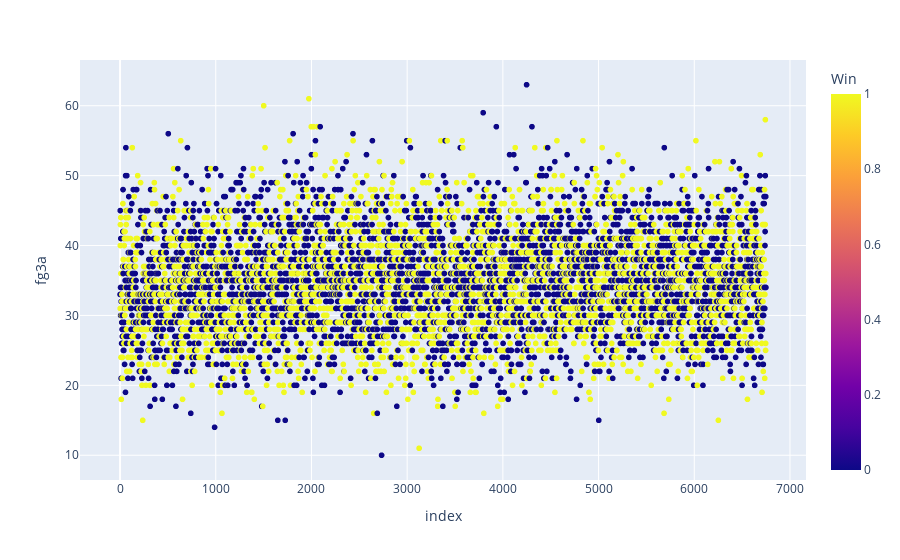

Source (notebook cell):
### Markdown cell above
From the boxplots above, there is no significant difference in the values of the studied variables between winning and losing teams.

One slight surprise is that it seems that losing teams have a slightly higher median and sitribution of values for fga. Otherwise the variables are very similar for winning and losing teams.

### Code cell
params_scatter = {'y': 'fg3a', 'color': 'Win'}
px.scatter(data_frame=team.game_data, **params_scatter)

### Figure 1 — Plotly figure (JSON) as saved in the notebook; plotly's stock layout.template omitted (floating-point values rounded to 4 significant figures; data arrays with more than 128 entries replaced by an {"elided": "..."} marker saying what was removed)
{"data": [{"hovertemplate": "index=%{x}<br>fg3a=%{y}<br>Win=%{marker.color}<extra></extra>", "legendgroup": "", "marker": {"color": {"elided": "6750 int values"}, "coloraxis": "coloraxis", "symbol": "circle"}, "mode": "markers", "name": "", "showlegend": false, "type": "scattergl", "x": {"elided": "6750 int values"}, "xaxis": "x", "y": {"elided": "6750 int values"}, "yaxis": "y"}], "layout": {"coloraxis": {"colorbar": {"title": {"text": "Win"}}, "colorscale": [[0, "#0d0887"], [0.1111, "#46039f"], [0.2222, "#7201a8"], [0.3333, "#9c179e"], [0.4444, "#bd3786"], [0.5556, "#d8576b"], [0.6667, "#ed7953"], [0.7778, "#fb9f3a"], [0.8889, "#fdca26"], [1, "#f0f921"]]}, "legend": {"tracegroupgap": 0}, "margin": {"t": 60}, "xaxis": {"anchor": "y", "domain": [0, 1], "title": {"text": "index"}}, "yaxis": {"anchor": "x", "domain": [0, 1], "title": {"text": "fg3a"}}}}
